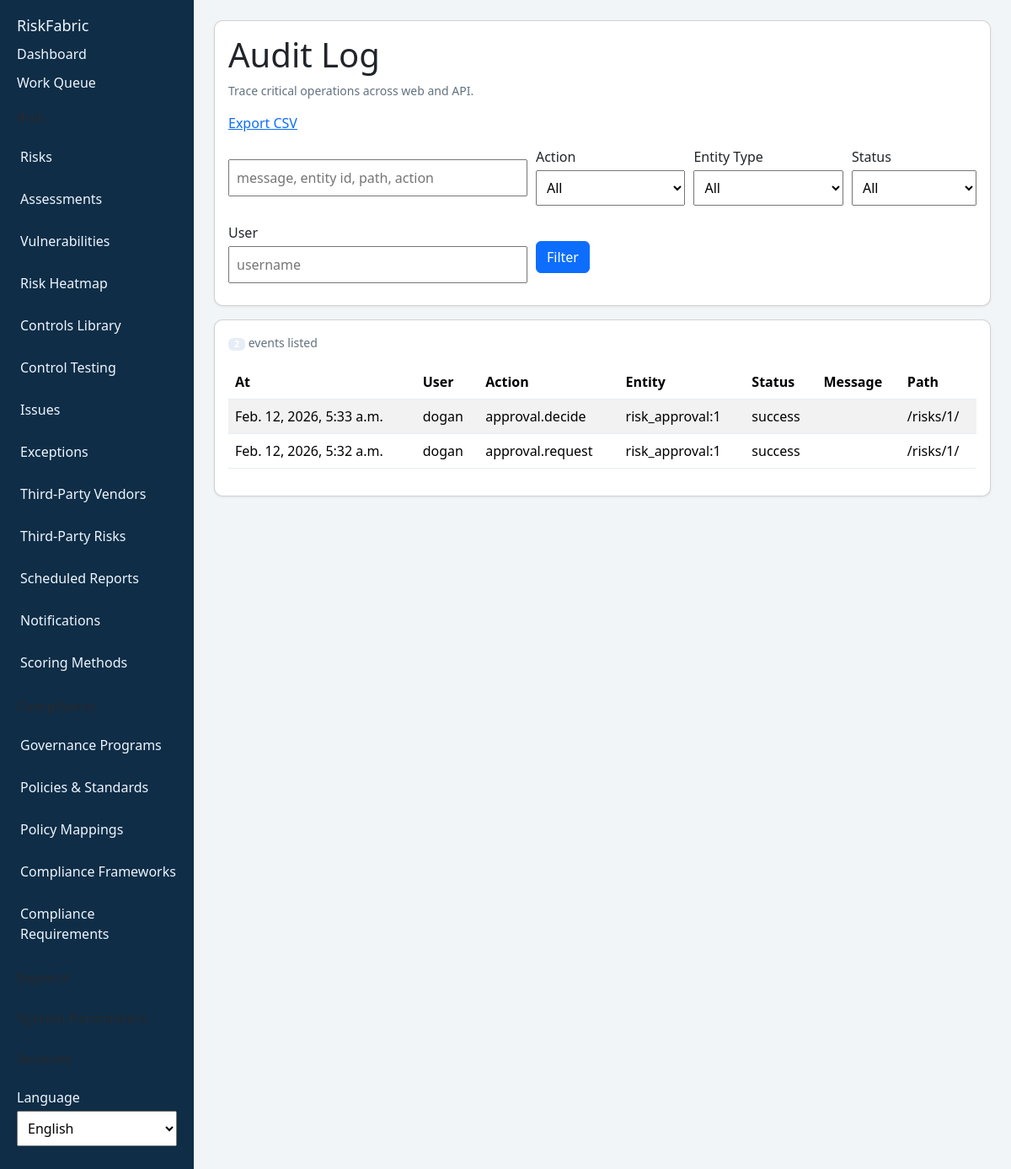
The app's page /audit-log/ (signed in) with its own data.
### core/models.py (models this page shows, shortened)
class AuditEvent(models.Model):
    STATUS_SUCCESS = "success"
    STATUS_FAILED = "failed"
    STATUS_DENIED = "denied"
    STATUS_CHOICES = [
        (STATUS_SUCCESS, "Success"),
        (STATUS_FAILED, "Failed"),
        (STATUS_DENIED, "Denied"),
    ]
    user = models.ForeignKey(
        settings.AUTH_USER_MODEL,
        on_delete=models.SET_NULL,
        null=True,
        blank=True,
        related_name="audit_events",
    )
    action = models.CharField(max_length=128)
    entity_type = models.CharField(max_length=64)
    entity_id = models.CharField(max_length=64, blank=True)
    status = models.CharField(max_length=16, choices=STATUS_CHOICES, default=STATUS_SUCCESS)
    message = models.TextField(blank=True)
    metadata = models.JSONField(default=dict, blank=True)
    path = models.CharField(max_length=255, blank=True)
    method = models.CharField(max_length=16, blank=True)
    ip_address = models.CharField(max_length=64, blank=True)
    user_agent = models.CharField(max_length=255, blank=True)
    created_at = models.DateTimeField(auto_now_add=True)
    class Meta:
        ordering = ["-created_at"]
        indexes = [
            models.Index(fields=["created_at"]),
            models.Index(fields=["action", "entity_type"]),
            models.Index(fields=["status"]),
        ]

### webui/views.py (the view)
# urls.py: path("audit-log/", views.audit_log, name="audit-log"),
@login_required
def audit_log(request):
    if not _can_view_audit(request.user):
        messages.error(request, _("You do not have permission to view audit logs."))
        return redirect("webui:dashboard")
    events, selected_action, selected_entity_type, selected_status, selected_user, query = _filtered_audit_events(request)
    action_choices = list(AuditEvent.objects.values_list("action", flat=True).distinct().order_by("action"))
    entity_type_choices = list(AuditEvent.objects.values_list("entity_type", flat=True).distinct().order_by("entity_type"))
    context = {
        "events": events[:200],
        "action_choices": action_choices,
        "entity_type_choices": entity_type_choices,
        "status_choices": AuditEvent.STATUS_CHOICES,
        "selected_action": selected_action,
        "selected_entity_type": selected_entity_type,
        "selected_status": selected_status,
        "selected_user": selected_user,
        "query": query,
        **_permission_context(request.user),
    }
    if request.headers.get("HX-Request"):
        return render(request, "webui/partials/audit_log_content.html", context)
    return render(request, "webui/audit_log.html", context)

### webui/views.py (called while the page is built)
def _has_any_role(user, *role_names: str) -> bool:
    if user.is_superuser:
        return True
    return user.groups.filter(name__in=role_names).exists()

def _can_manage_risks(user) -> bool:
    return _has_any_role(user, ROLE_RISK_ADMIN, ROLE_RISK_OWNER)

def _can_review_risks(user) -> bool:
    return _has_any_role(user, ROLE_RISK_ADMIN, ROLE_RISK_REVIEWER)

def _can_run_sync(user) -> bool:
    return _has_any_role(user, ROLE_RISK_ADMIN)

def _can_manage_scoring(user) -> bool:
    return _has_any_role(user, ROLE_RISK_ADMIN)

def _can_view_audit(user) -> bool:
    return _has_any_role(user, ROLE_RISK_ADMIN)

def _can_manage_governance(user) -> bool:
    return _has_any_role(user, ROLE_RISK_ADMIN, ROLE_GOVERNANCE_MANAGER)

def _can_view_compliance(user) -> bool:
    return _has_any_role(user, ROLE_RISK_ADMIN, ROLE_COMPLIANCE_AUDITOR, ROLE_GOVERNANCE_MANAGER)

def _can_manage_compliance(user) -> bool:
    return _has_any_role(user, ROLE_RISK_ADMIN, ROLE_COMPLIANCE_AUDITOR)

def _permission_context(user) -> dict:
    unread_notifications = 0
    if user.is_authenticated:
        unread_notifications = RiskNotification.objects.filter(user=user, read_at__isnull=True).count()
    return {
        "can_manage_risks": _can_manage_risks(user),
        "can_review_risks": _can_review_risks(user),
        "can_run_sync": _can_run_sync(user),
        "can_manage_scoring": _can_manage_scoring(user),
        "can_view_audit": _can_view_audit(user),
        "can_manage_governance": _can_manage_governance(user),
        "can_view_compliance": _can_view_compliance(user),
        "can_manage_compliance": _can_manage_compliance(user),
        "unread_notification_count": unread_notifications,
    }

### templates/webui/audit_log.html (shortened to what this page needs)
{% extends "webui/base.html" %}
{% load i18n %}
{% block content %}
<div class="card">
  <h1>{% trans "Audit Log" %}</h1>
  <p class="muted">{% trans "Trace critical operations across web and API." %}</p>
  <p><a href="{% url 'webui:audit-log-export' %}?{{ request.GET.urlencode }}">{% trans "Export CSV" %}</a></p>
  <form method="get"
        class="filter-grid"
        hx-get="{% url 'webui:audit-log' %}"
        hx-target="#audit-log-content"
        hx-trigger="change, keyup delay:350ms from:#audit-search, keyup delay:350ms from:#audit-user">
    <div>
      <input id="audit-search" name="q" value="{{ query }}" placeholder="{% trans 'message, entity id, path, action' %}" aria-label="{% trans 'Search' %}" />
    </div>
    <div>
      <label for="audit-action">{% trans "Action" %}</label>
      <select id="audit-action" name="action">
        <option value="">{% trans "All" %}</option>
      </select>
    </div>
    <div>
      <label for="audit-entity">{% trans "Entity Type" %}</label>
      <select id="audit-entity" name="entity_type">
        <option value="">{% trans "All" %}</option>
      </select>
    </div>
    <div>
      <label for="audit-status">{% trans "Status" %}</label>
      <select id="audit-status" name="status">
        <option value="">{% trans "All" %}</option>
      </select>
    </div>
    <div>
      <label for="audit-user">{% trans "User" %}</label>
      <input id="audit-user" name="user" value="{{ selected_user }}" placeholder="{% trans 'username' %}" />
    </div>
    <div class="actions">
      <button type="submit">{% trans "Filter" %}</button>
    </div>
  </form>
</div>
<div id="audit-log-content">
  {% include "webui/partials/audit_log_content.html" %}
</div>
{% endblock %}

### templates/webui/partials/audit_log_content.html
{% load i18n %}
<div class="card">
  <p class="muted"><span class="badge">{{ events|length }}</span> {% trans "events listed" %}</p>
  <table class="table table-striped table-hover">
    <thead>
      <tr>
        <th>{% trans "At" %}</th>
        <th>{% trans "User" %}</th>
        <th>{% trans "Action" %}</th>
        <th>{% trans "Entity" %}</th>
        <th>{% trans "Status" %}</th>
        <th>{% trans "Message" %}</th>
        <th>{% trans "Path" %}</th>
      </tr>
    </thead>
    <tbody>
      {% for e in events %}
      <tr>
        <td>{{ e.created_at }}</td>
        <td>{% if e.user %}{{ e.user.username }}{% else %}-{% endif %}</td>
        <td>{{ e.action }}</td>
        <td>{{ e.entity_type }}{% if e.entity_id %}:{{ e.entity_id }}{% endif %}</td>
        <td>{{ e.status }}</td>
        <td>{{ e.message }}</td>
        <td>{{ e.path }}</td>
      </tr>
      {% empty %}
      <tr><td colspan="7">{% trans "No audit events found." %}</td></tr>
      {% endfor %}
    </tbody>
  </table>
</div>

### templates/webui/base.html (style rules this page uses)
body { font-family: "Segoe UI", Tahoma, sans-serif; margin: 0; background: #f2f5f8; color: #1b2733; }
.card { background: #fff; border-radius: 10px; padding: 16px; margin-bottom: 16px; box-shadow: 0 1px 3px rgba(0,0,0,.08); }
table { width: 100%; border-collapse: collapse; }
th, td { text-align: left; padding: 10px; border-bottom: 1px solid #e7edf3; }
th { background: #f8fbff; }
input, select, textarea { width: 100%; padding: 8px; margin-top: 4px; margin-bottom: 10px; }
button { cursor: pointer; }
button:not([class]) { padding: 0.375rem 0.75rem; border-radius: 0.375rem; border: 1px solid #0d6efd; background: #0d6efd; color: #fff; }
.muted { color: #62717f; font-size: 14px; }
.filter-grid { display: grid; grid-template-columns: 2fr 1fr 1fr auto; gap: 10px; align-items: center; }
.badge { display: inline-block; padding: 2px 7px; border-radius: 6px; background: #e6edf6; }
.actions { display: flex; gap: 8px; align-items: center; }

### records on screen
AuditEvent: created_at "Feb. 12, 2026, 5:33 a.m.", user.username "dogan", action "approval.decide", entity_type "risk_approval", entity_id "1", status "success", path "/risks/1/"
AuditEvent: created_at "Feb. 12, 2026, 5:32 a.m.", user.username "dogan", action "approval.request", entity_type "risk_approval", entity_id "1", status "success", path "/risks/1/"

### other values on screen
form field language "English"
